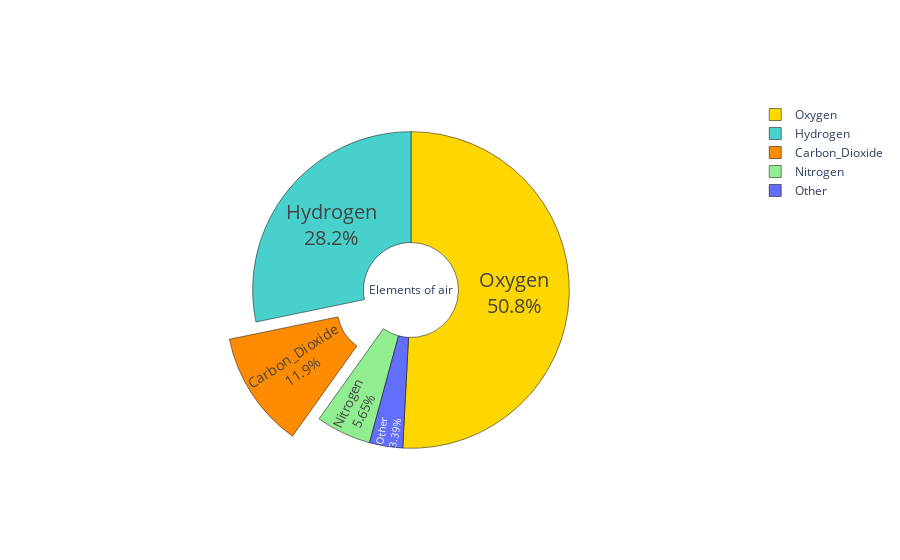

Notebook code cell kept with this figure:
### Markdown cell above
### pie chart

### Code cell
colors = ['gold', 'mediumturquoise', 'darkorange', 'lightgreen', 'cryn']

fig = go.Figure(
    data=[
        go.Pie(
            labels=['Oxygen','Hydrogen','Carbon_Dioxide','Nitrogen', 'Other'],
            values=[4500,2500,1053,500,300],
            title='Elements of air',
            hole=.3,
            pull=[0, 0, 0.2, 0, 0]
        )
    ]
)
fig.update_traces(
    hoverinfo='label+percent+value',
    textposition='inside',
    textinfo='label+percent',
    textfont_size=20,
    marker={
        'colors': colors,
        'line': {
            'color': '#000000',
            'width':.5
        }
    }
)
fig.show()

### Figure 1 — Plotly figure (JSON) as saved in the notebook; plotly's stock layout.template omitted (floating-point values rounded to 4 significant figures)
{"data": [{"hole": 0.3, "hoverinfo": "label+percent+value", "labels": ["Oxygen", "Hydrogen", "Carbon_Dioxide", "Nitrogen", "Other"], "marker": {"colors": ["gold", "mediumturquoise", "darkorange", "lightgreen", "cryn"], "line": {"color": "#000000", "width": 0.5}}, "pull": [0, 0, 0.2, 0, 0], "textfont": {"size": 20}, "textinfo": "label+percent", "textposition": "inside", "title": {"text": "Elements of air"}, "type": "pie", "values": [4500, 2500, 1053, 500, 300]}], "layout": {}}
